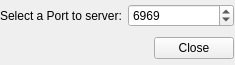
<?xml version="1.0" encoding="UTF-8"?>
<ui version="4.0">
 <class>SelectPort</class>
 <widget class="QWidget" name="SelectPort">
  <property name="geometry">
   <rect>
    <x>0</x>
    <y>0</y>
    <width>235</width>
    <height>65</height>
   </rect>
  </property>
  <property name="minimumSize">
   <size>
    <width>235</width>
    <height>65</height>
   </size>
  </property>
  <property name="maximumSize">
   <size>
    <width>235</width>
    <height>65</height>
   </size>
  </property>
  <property name="windowTitle">
   <string>Form</string>
  </property>
  <widget class="QWidget" name="">
   <property name="geometry">
    <rect>
     <x>0</x>
     <y>0</y>
     <width>234</width>
     <height>63</height>
    </rect>
   </property>
   <layout class="QVBoxLayout" name="verticalLayout">
    <item>
     <layout class="QHBoxLayout" name="horizontalLayout">
      <item>
       <widget class="QLabel" name="label">
        <property name="text">
         <string>Select a Port to server:</string>
        </property>
       </widget>
      </item>
      <item>
       <widget class="QSpinBox" name="spinBox_port">
        <property name="minimum">
         <number>1024</number>
        </property>
        <property name="maximum">
         <number>65535</number>
        </property>
        <property name="value">
         <number>6969</number>
        </property>
       </widget>
      </item>
     </layout>
    </item>
    <item>
     <layout class="QHBoxLayout" name="horizontalLayout_2">
      <item>
       <spacer name="horizontalSpacer">
        <property name="orientation">
         <enum>Qt::Horizontal</enum>
        </property>
        <property name="sizeHint" stdset="0">
         <size>
          <width>40</width>
          <height>20</height>
         </size>
        </property>
       </spacer>
      </item>
      <item>
       <widget class="QPushButton" name="closeButton">
        <property name="text">
         <string>Close</string>
        </property>
       </widget>
      </item>
     </layout>
    </item>
   </layout>
  </widget>
 </widget>
 <resources/>
 <connections/>
</ui>
